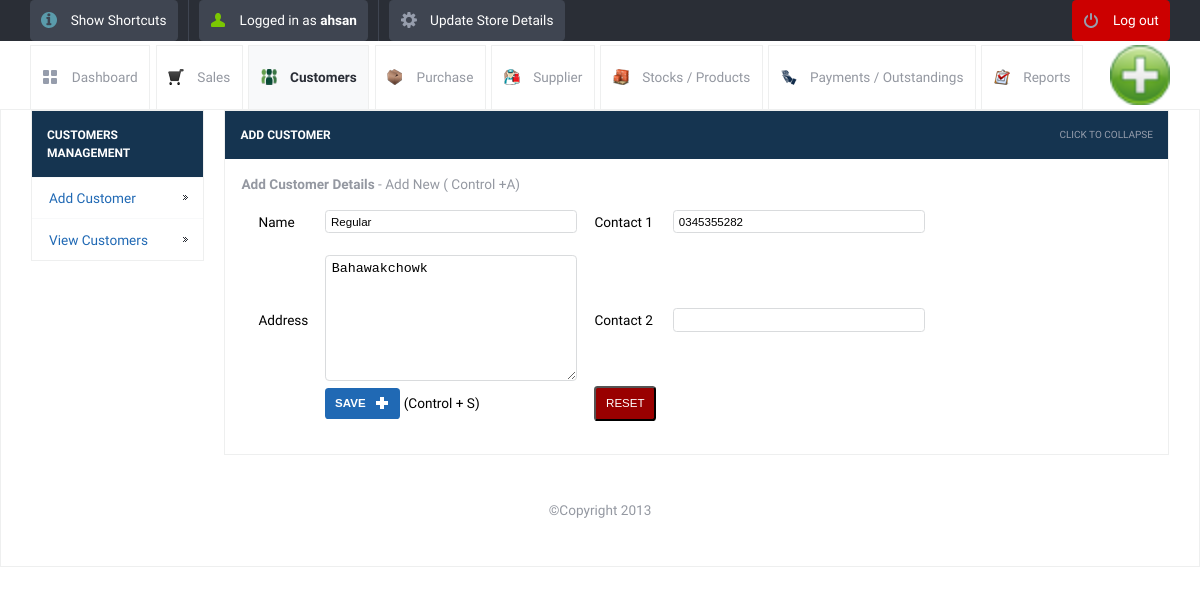
Screenshot of /update_customer_details.php?sid=18&table=customer_details&return=view_customers.php (signed in) with the database file from the repository.
### tables this page shows
CREATE TABLE IF NOT EXISTS `customer_details` (
  `id` int(10) unsigned NOT NULL AUTO_INCREMENT,
  `customer_name` varchar(200) NOT NULL,
  `customer_address` varchar(500) NOT NULL,
  `customer_contact1` varchar(100) NOT NULL,
  `customer_contact2` varchar(100) NOT NULL,
  `balance` int(11) NOT NULL,
  PRIMARY KEY (`id`)
);

### lib/db.class.php (called while the page is built, shortened)
<?php
  class DB
  {
    function DB($base, $server, $user, $pass)
    {
     $myconnection =  mysql_select_db($base)              ;
    }
    function queryUniqueObject($query, $debug = -1)
    {
      $query = "$query LIMIT 1";
      $result = mysql_query($query) or $this->debugAndDie($query);
      return mysql_fetch_object($result);
    }
  }
?>

### init.php (called while the page is built, shortened)
<?php
	include("lib/db.class.php");
	$db = new DB($config['database'], $config['host'], $config['username'], $config['password']);
?>

### update_customer_details.php (the view, shortened to what this page needs)
<?php
include_once("init.php");
?>
<!DOCTYPE html>
<html lang="en">
<head>
	<link rel="stylesheet" href="css/style.css">
	<?php include_once("tpl/common_js.php"); ?>
</head>
<body>
	<?php include_once("tpl/top_bar.php"); ?>
	<div id="header-with-tabs">
		<div class="page-full-width cf">
			<ul id="tabs" class="fl">
				<li><a href="dashboard.php" class="dashboard-tab">Dashboard</a></li>
				<li><a href="view_sales.php" class="sales-tab">Sales</a></li>
				<li><a href="view_customers.php" class="active-tab customers-tab">Customers</a></li>
				<li><a href="view_purchase.php" class="purchase-tab">Purchase</a></li>
				<li><a href="view_supplier.php" class=" supplier-tab">Supplier</a></li>
				<li><a href="view_product.php" class=" stock-tab">Stocks / Products</a></li>
				<li><a href="view_payments.php" class="payment-tab">Payments / Outstandings</a></li>
				<li><a href="view_report.php" class="report-tab">Reports</a></li>
			</ul>
			<a href="#" id="company-branding-small" class="fr"><img src="<?php if(isset($_SESSION['logo'])) { echo "upload/".$_SESSION['logo'];}else{ echo "upload/posnic.png"; } ?>" alt="Point of Sale" /></a>
		</div>
	</div>
	<div id="content">
		<div class="page-full-width cf">
			<div class="side-menu fl">
				<h3>Customers Management</h3>
				<ul>
					<li><a href="add_customer.php">Add Customer</a></li>
					<li><a href="view_customers.php">View Customers</a></li>
				</ul>
			</div>
			<div class="side-content fr">
				<div class="content-module">
					<div class="content-module-heading cf">
						<h3 class="fl">Add Customer</h3>
						<span class="fr expand-collapse-text">Click to collapse</span>
					</div>
						<div class="content-module-main cf">
				<form name="form1" method="post" id="form1" action="">
                  <p><strong>Add Customer Details </strong> - Add New ( Control +A)</p>
                  <table class="form"  border="0" cellspacing="0" cellpadding="0">
				<?php
				if(isset($_GET['sid']))
				$id=$_GET['sid'];
				$line = $db->queryUniqueObject("SELECT * FROM customer_details WHERE id=$id");
				?>
					<form name="form1" method="post" id="form1" action="">
                    <tr>
					<td>Name</td>
                      <td><input name="name" type="text" id="name" maxlength="200"  class="round default-width-input" value="<?php echo $line->customer_name; ?> "/></td>
                    <td>Contact 1 </td>
                      <td><input name="contact1"  type="text" id="buyingrate" maxlength="20"   class="round default-width-input"
					  value="<?php echo $line->customer_contact1; ?>" /></td>
                    </tr>
                    <tr>
                      <td>&nbsp;</td>
                      <td>&nbsp;</td>
                    </tr>
                    <tr>
                      <td>Address</td>
                      <td><textarea name="address"  cols="15" class="round full-width-textarea"><?php echo $line->customer_address; ?>
					  </textarea></td>
                     <td>Contact 2 </td>
                      <td><input name="contact2"  type="text" id="sellingrate" maxlength="20"  class="round default-width-input"
					  value="<?php echo $line->customer_contact2; ?>" /></td>
                    </tr>
                    <tr>
                      <td>&nbsp;
					  </td>
                      <td>
                        <input  class="button round blue image-right ic-add text-upper" type="submit" name="Submit" value="Save">
						(Control + S)</td>
				  <td align="right"><input class="button round red   text-upper"  type="reset" name="Reset" value="Reset"> </td>
                    </tr>
                  </table>
                </form>
					</div>
				</div>
		</div>
	</div>
	<div id="footer">
		<p> &copy;Copyright 2013</p>
	</div>
</body>
</html>

### rows the page displays
customer_details: name "Regular", contact1 "0345355282", address "Bahawakchowk"

### other values shown
$POSNIC['username'] "ahsan"
